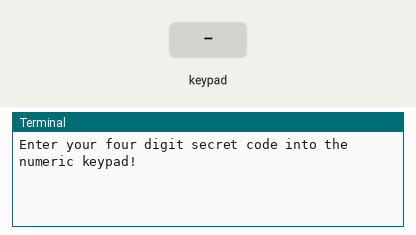
Recording of a program running on a simulated Raspberry Pi (BCM pin numbers). Parts: the last lines printed to the terminal. The test bench sets the inputs (shaded band).

Above: at 1.2 s.
1.3 s: key '1' pressed
At 2.2 s:
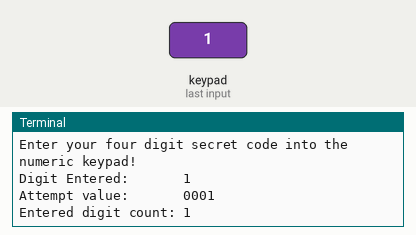
2.8 s: keypad keys 0 0 0 0 pressed 0.4 s apart
At 4.3 s:
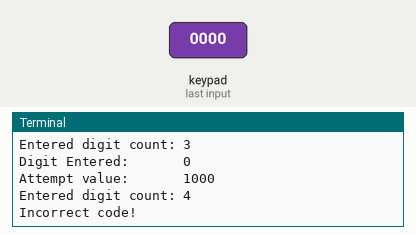
7.4 s: key '*' pressed
At 9.0 s:
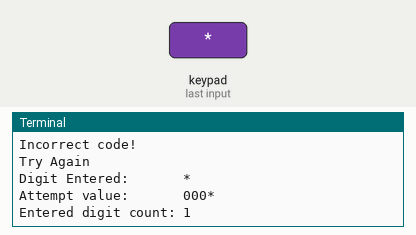
9.8 s: key '#' pressed
At 11.0 s:
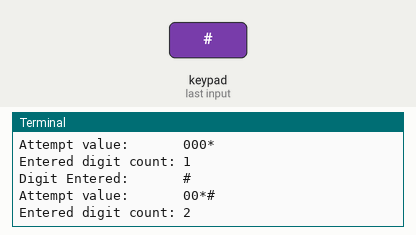
11.3 s: key '#' pressed
At 12.2 s:
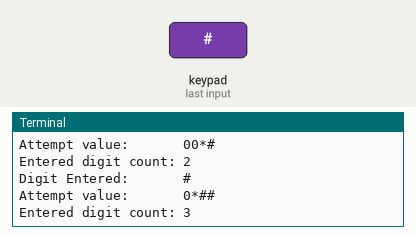
12.8 s: keypad keys 8 6 7 5 pressed 0.4 s apart
At 16.6 s:
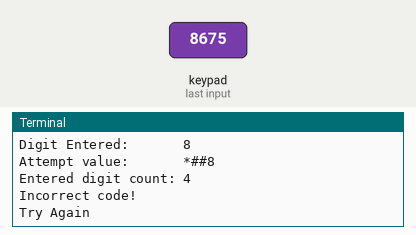
Timing chart, 0 to 16.9 s (numbered marks = the images above; inputs shaded):
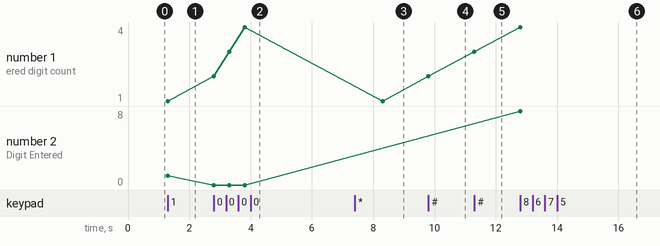

Measured:
- after the input at 1.3 s, the terminal: prints a new line at once (image 1)
- after the input at 2.8 s, the terminal: prints a new line at once (image 2)
- after the input at 7.4 s, the terminal: prints a new line after 0.91 s (image 3)
- after the input at 9.8 s, the terminal: prints a new line at once (image 4)
- after the input at 11.3 s, the terminal: prints a new line at once (image 5)
- after the input at 12.8 s, the terminal: prints a new line at once (image 6)
- plotted number 1: 1 → 4 after the input at 2.8 s, 4 → 1 after the input at 7.4 s, 1 → 2 after the input at 9.8 s, 2 → 3 after the input at 11.3 s, 3 → 4 after the input at 12.8 s
- plotted number 2: 1 → 0 after the input at 2.8 s, 0 → 8 after the input at 12.8 s

The program:

book-demo.py
```python
# (licence header left out)
from matrix_keypad.matrix_keypad_RPi_GPIO import keypad

from time import sleep
from sys import exit

# Silence the GPIO warnings.
import RPi.GPIO as GPIO
GPIO.setwarnings(False)

# Initialize the keypad class. Setting the column count to 3, for our 4x3 keypad
kp = keypad(columnCount = 3)

# Setup variables
attempt = "0000"
passcode = "8675"
counter = 0

print 'Enter your four digit secret code into the numeric keypad!'

# Loop while waiting for a keypress
while True:
	# Loop to get a pressed digit
        digit = None
        while digit == None:
                digit = kp.getKey()

        # Print the result
        print "Digit Entered:       %s"%digit
        attempt = (attempt[1:] + str(digit))
        print "Attempt value:       %s"%attempt

        # Check for passcode match
        if (attempt == passcode):
                print "Your code was correct, goodbye."
                exit()
        else:
             	counter += 1
                print "Entered digit count: %s"%counter
                if (counter >= 4):
                        print "Incorrect code!"
                        sleep(3)
                        print "Try Again"
                        sleep(1)
                        counter = 0
	sleep(0.5)
```

matrix_keypad_RPi_GPIO.py
```python
#!/usr/bin/python

import RPi.GPIO as GPIO

class keypad():
    def __init__(self, columnCount = 3):
        GPIO.setmode(GPIO.BCM)
        if columnCount is 3:
            # CONSTANTS
            self.KEYPAD = [
            [1,2,3],
            [4,5,6],
            [7,8,9],
            ["*",0,"#"]
            ]

            self.ROW         = [18,23,24,25]
            self.COLUMN      = [4,17,22]
        elif columnCount is 4:
            self.KEYPAD = [
            [1,2,3,"A"],
            [4,5,6,"B"],
            [7,8,9,"C"],
            ["*",0,"#","D"]
            ]

	    self.ROW         = [18,23,24,25]
            self.COLUMN      = [4,17,22,21]
        else:
	    return

    def getKey(self):

        # Set all columns as output low
        for j in range(len(self.COLUMN)):
            GPIO.setup(self.COLUMN[j], GPIO.OUT)
            GPIO.output(self.COLUMN[j], GPIO.LOW)

        # Set all rows as input
        for i in range(len(self.ROW)):
            GPIO.setup(self.ROW[i], GPIO.IN, pull_up_down=GPIO.PUD_UP)

        # Scan rows for pushed key/button
        # A valid key press should set "rowVal"  between 0 and 3.
        rowVal = -1
        for i in range(len(self.ROW)):
            tmpRead = GPIO.input(self.ROW[i])
            if tmpRead == 0:
                rowVal = i

        # if rowVal is not 0 thru 3 then no button was pressed and we can exit
        if rowVal <0 or rowVal >3:
            self.exit()
            return

        # Convert columns to input
        for j in range(len(self.COLUMN)):
                GPIO.setup(self.COLUMN[j], GPIO.IN, pull_up_down=GPIO.PUD_DOWN)

        # Switch the i-th row found from scan to output
        GPIO.setup(self.ROW[rowVal], GPIO.OUT)
        GPIO.output(self.ROW[rowVal], GPIO.HIGH)

        # Scan columns for still-pushed key/button
        # A valid key press should set "colVal"  between 0 and 2.
        colVal = -1
        for j in range(len(self.COLUMN)):
            tmpRead = GPIO.input(self.COLUMN[j])
            if tmpRead == 1:
                colVal=j

        # if colVal is not 0 thru 2 then no button was pressed and we can exit
        if colVal <0 or colVal >2:
            self.exit()
            return

        # Return the value of the key pressed
        self.exit()
        return self.KEYPAD[rowVal][colVal]

    def exit(self):
        # Reinitialize all rows and columns as input at exit
        for i in range(len(self.ROW)):
                GPIO.setup(self.ROW[i], GPIO.IN, pull_up_down=GPIO.PUD_UP)
        for j in range(len(self.COLUMN)):
                GPIO.setup(self.COLUMN[j], GPIO.IN, pull_up_down=GPIO.PUD_UP)

if __name__ == '__main__':
    # Initialize the keypad class
    kp = keypad()

    # Loop while waiting for a keypress
    digit = None
    while digit == None:
        digit = kp.getKey()

    # Print the result
    print digit
```
